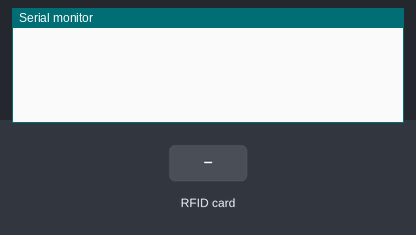
A sketch run on a simulated Arduino Uno, built with avr-gcc and run on an emulated ATmega328P. Parts: the last lines printed to the serial monitor. Inputs (shaded band) come from the test bench.

Above: at 1.2 s.
1.3 s: RFID card 5E 7A 19 C4 held to the reader
At 1.49 s:
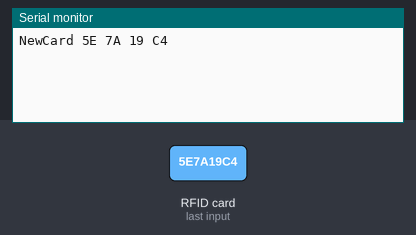
At 2.2 s:
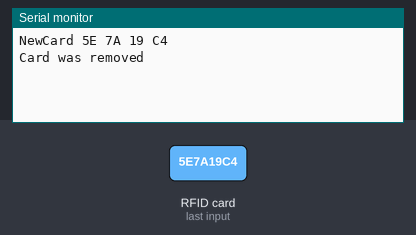

The sketch:

MFRCDetectionOGUsedESP.ino
```cpp
#include <SPI.h>
#include <MFRC522.h>

#define RST_PIN 9           // Configurable, see typical pin layout above
#define SS_PIN 10          // Configurable, see typical pin layout above

MFRC522 mfrc522(SS_PIN, RST_PIN);   // Create MFRC522 instance

//*****************************************************************************************//
void setup() {
  Serial.begin(9600);                                           // Initialize serial communications with the PC
  SPI.begin();                                                  // Init SPI bus
  mfrc522.PCD_Init();                                              // Init MFRC522 card
}
/**
 * Helper routine to dump a byte array as hex values to Serial.
 */
void PrintHex(byte *buffer, byte bufferSize) {
  for (byte i = 0; i < bufferSize; i++) {
    Serial.print(buffer[i] < 0x10 ? " 0" : " ");
    Serial.print(buffer[i], HEX);
  }
}

//*****************************************************************************************//

void loop() {

  // Look for new cards
  if ( !mfrc522.PICC_IsNewCardPresent()) {
    return;
  }
  if ( !mfrc522.PICC_ReadCardSerial()) {
    return;
  }

  //mfrc522.PICC_DumpDetailsToSerial(&(mfrc522.uid)); //dump some details about the card

  Serial.print("NewCard");
  PrintHex(mfrc522.uid.uidByte, mfrc522.uid.size);
  Serial.println("");

  // Check if Card was removed
  bool cardRemoved = false;
  int counter = 0;
  bool current, previous;
  previous = !mfrc522.PICC_IsNewCardPresent();

  while(!cardRemoved){
    current =!mfrc522.PICC_IsNewCardPresent();

    if (current && previous) counter++;

    previous = current;
    cardRemoved = (counter>2);
    delay(50);
  }

  Serial.println("Card was removed");
  delay(500); //change value if you want to read cards faster
  mfrc522.PICC_HaltA();
  mfrc522.PCD_StopCrypto1();
}
```

Measured:
- after the input at 1.3 s, the serial monitor: prints a new line at once (image 1)
